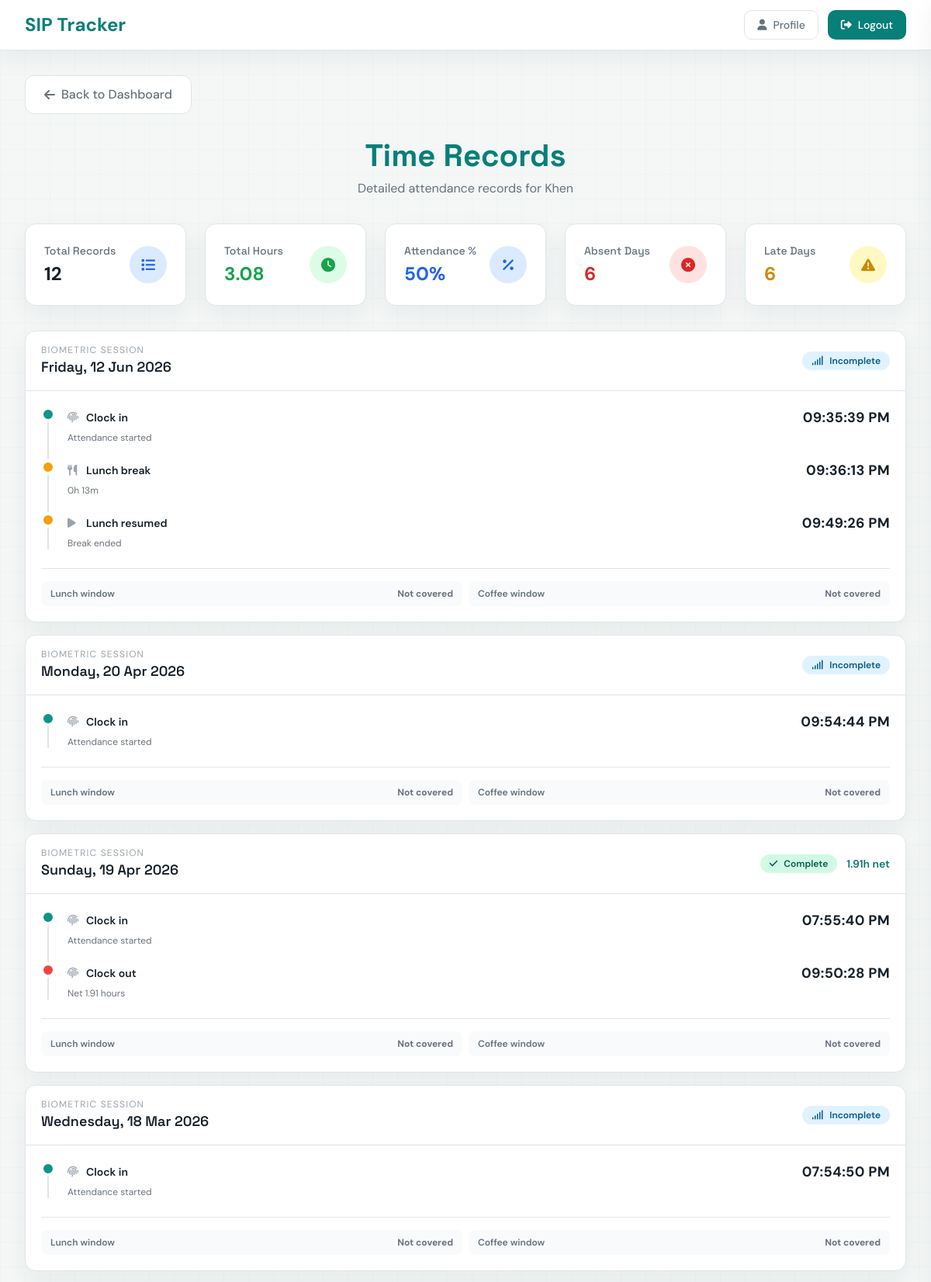
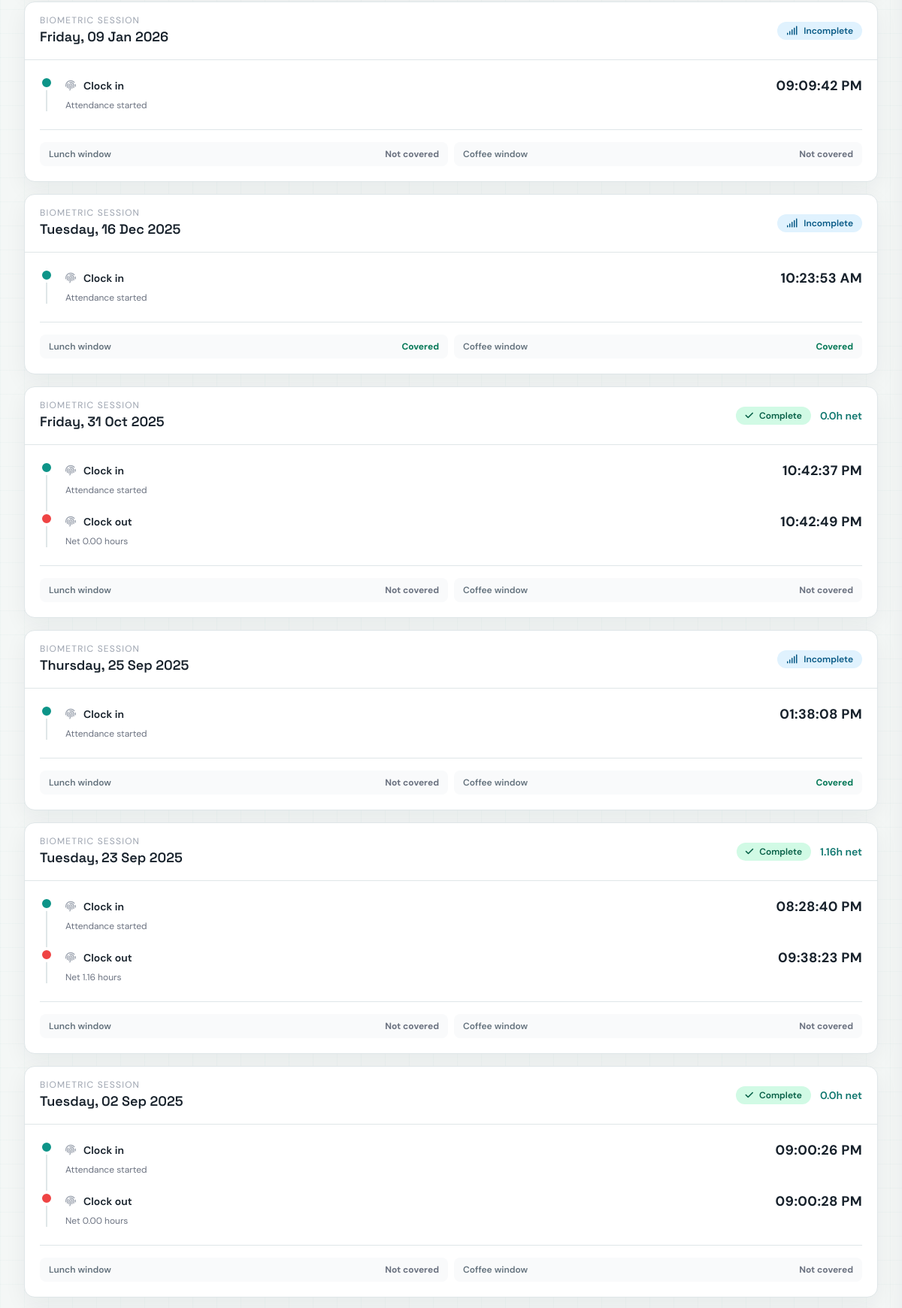
Screenshot of /records (signed in, upper part) with the database file from the repository (2 pictures, top to bottom).
### app.py (models this page shows)
class User(UserMixin, db.Model):
    id = db.Column(db.Integer, primary_key=True)
    username = db.Column(db.String(150), unique=True, nullable=False, index=True)
    password = db.Column(db.String(255), nullable=False)
    role = db.Column(db.String(25), nullable=False, default='student', index=True)
    supervisor_id = db.Column(db.Integer, db.ForeignKey('user.id'), nullable=True, index=True)
    photo = db.Column(db.String(200), nullable=True)

class Attendance(db.Model):
    id = db.Column(db.Integer, primary_key=True)
    user_id = db.Column(db.Integer, db.ForeignKey('user.id'), index=True)
    time_in = db.Column(db.DateTime, index=True)
    time_out = db.Column(db.DateTime)
    lunch_start = db.Column(db.DateTime, nullable=True)
    lunch_end = db.Column(db.DateTime, nullable=True)
    coffee_start = db.Column(db.DateTime, nullable=True)
    coffee_end = db.Column(db.DateTime, nullable=True)

### app.py (the view)
@app.route('/records')
@login_required
def records():
    student_username = request.args.get('student')
    if current_user.role == 'supervisor' and student_username:
        student = User.query.filter_by(username=student_username, role='student', supervisor_id=current_user.id).first()
        if not student:
            flash('Student not found.')
            return redirect(url_for('supervisor_dashboard'))
        target_user = student
    else:
        target_user = current_user
    records = Attendance.query.filter_by(user_id=target_user.id).order_by(Attendance.id.desc()).all()
    total_records = len(records)
    present_records = [rec for rec in records if rec.time_in and rec.time_out]
    today = date.today()
    def record_counts_as_absent(rec):
        if not rec.time_in:
            return True
        if rec.time_out:
            return False
        if rec.time_in.date() >= today:
            return False
        return True
    absent_days = sum(1 for rec in records if record_counts_as_absent(rec))
    late_days = len([rec for rec in present_records if rec.time_in.hour > 9])
    total_hours = sum(net_work_hours(rec) for rec in present_records)
    attendance_percent = int((len(present_records) / total_records) * 100) if total_records else 0
    record_details = {
        rec.id: {
            'status': attendance_status(rec),
            'events': attendance_events(rec),
            'scheduled_breaks': scheduled_breaks(rec),
        }
        for rec in records
    }
    return render_template(
        'records.html',
        records=records,
        student=target_user,
        total_hours=round(total_hours, 2),
        attendance_percent=attendance_percent,
        absent_days=absent_days,
        late_days=late_days,
        today=today,
        record_details=record_details,
    )

### templates/records.html (shortened to what this page needs)
{% extends 'base.html' %} {% block title %}Time Records{% endblock %} {% block
body %}
<div class="min-h-screen py-8">
  <div class="max-w-7xl mx-auto px-4 sm:px-6 lg:px-8">
    <div class="mb-8">
      <a
        href="{{
          url_for('dashboard')
          if student.id == current_user.id
          else url_for('supervisor_dashboard')
        }}"
        class="inline-flex items-center px-6 py-3 border border-gray-300 text-gray-700 bg-white hover:bg-gray-50 rounded-xl font-medium transition-colors duration-200"
      >
        <i class="fas fa-arrow-left mr-2"></i>
        Back to {{ 'Dashboard' if student.id == current_user.id else 'Supervisor
        Dashboard' }}
      </a>
    </div>
    <div class="text-center mb-8">
      <h1
        class="text-4xl font-bold bg-gradient-to-r from-indigo-600 to-purple-600 bg-clip-text text-transparent mb-2"
      >
        Time Records
      </h1>
      <p class="text-gray-600">
        Detailed attendance records for {{ student.username }}
      </p>
    </div>
    <div class="grid grid-cols-1 sm:grid-cols-2 lg:grid-cols-5 gap-6 mb-8">
      <div
        class="bg-white rounded-2xl shadow-lg border border-gray-100 p-6 hover:shadow-xl transition-shadow duration-300"
      >
        <div class="flex items-center justify-between">
          <div>
            <h3 class="text-sm font-medium text-gray-600 mb-1">
              Total Records
            </h3>
            <p class="text-2xl font-bold text-gray-900">{{ records|length }}</p>
          </div>
          <div
            class="w-12 h-12 bg-blue-100 rounded-full flex items-center justify-center"
          >
            <i class="fas fa-list text-blue-600 text-lg"></i>
          </div>
        </div>
      </div>
      <div
        class="bg-white rounded-2xl shadow-lg border border-gray-100 p-6 hover:shadow-xl transition-shadow duration-300"
      >
        <div class="flex items-center justify-between">
          <div>
            <h3 class="text-sm font-medium text-gray-600 mb-1">Total Hours</h3>
            <p class="text-2xl font-bold text-green-600">
              {{ total_hours|default(0)|round(2) }}
            </p>
          </div>
          <div
            class="w-12 h-12 bg-green-100 rounded-full flex items-center justify-center"
          >
            <i class="fas fa-clock text-green-600 text-lg"></i>
          </div>
        </div>
      </div>
      <div
        class="bg-white rounded-2xl shadow-lg border border-gray-100 p-6 hover:shadow-xl transition-shadow duration-300"
      >
        <div class="flex items-center justify-between">
          <div>
            <h3 class="text-sm font-medium text-gray-600 mb-1">Attendance %</h3>
            <p class="text-2xl font-bold text-blue-600">
              {{ attendance_percent }}%
            </p>
          </div>
          <div
            class="w-12 h-12 bg-blue-100 rounded-full flex items-center justify-center"
          >
            <i class="fas fa-percentage text-blue-600 text-lg"></i>
          </div>
        </div>
      </div>
      <div
        class="bg-white rounded-2xl shadow-lg border border-gray-100 p-6 hover:shadow-xl transition-shadow duration-300"
      >
        <div class="flex items-center justify-between">
          <div>
            <h3 class="text-sm font-medium text-gray-600 mb-1">Absent Days</h3>
            <p class="text-2xl font-bold text-red-600">
              {{ absent_days|default(0) }}
            </p>
          </div>
          <div
            class="w-12 h-12 bg-red-100 rounded-full flex items-center justify-center"
          >
            <i class="fas fa-times-circle text-red-600 text-lg"></i>
          </div>
        </div>
      </div>
      <div
        class="bg-white rounded-2xl shadow-lg border border-gray-100 p-6 hover:shadow-xl transition-shadow duration-300"
      >
        <div class="flex items-center justify-between">
          <div>
            <h3 class="text-sm font-medium text-gray-600 mb-1">Late Days</h3>
            <p class="text-2xl font-bold text-yellow-600">
              {{ late_days|default(0) }}
            </p>
          </div>
          <div
            class="w-12 h-12 bg-yellow-100 rounded-full flex items-center justify-center"
          >
            <i class="fas fa-exclamation-triangle text-yellow-600 text-lg"></i>
          </div>
        </div>
      </div>
    </div>
    <section class="space-y-4" aria-label="Biometric attendance timeline">
      {% if records|length == 0 %}
      <div
        class="bg-white rounded-2xl shadow-lg border border-gray-100 p-10 text-center"
      >
        <i class="fas fa-fingerprint text-4xl text-gray-300 mb-4"></i>
        <p class="text-gray-600 text-lg">No biometric events yet</p>
        <p class="text-gray-400 text-sm">
          Clock-in and break scans will appear here.
        </p>
      </div>
      {% else %} {% for rec in records %} {% set detail = record_details[rec.id]
      %} {% set status = detail.status[0] %} {% set tone = detail.status[1] %}
      <article
        class="bg-white rounded-2xl shadow-lg border border-gray-100 overflow-hidden"
      >
        <header
          class="flex flex-col sm:flex-row sm:items-center justify-between gap-3 px-5 py-4 border-b border-gray-100"
        >
          <div>
            <p class="text-xs uppercase tracking-widest text-gray-400">
              Biometric session
            </p>
            <h2 class="text-lg font-semibold text-gray-900">
              {{ rec.time_in.strftime('%A, %d %b %Y') if rec.time_in else
              'Unregistered session' }}
            </h2>
          </div>
          <div class="flex items-center gap-3">
            <span
              class="inline-flex items-center rounded-full px-3 py-1 text-xs font-semibold {% if tone == 'complete' %}bg-emerald-100 text-emerald-800{% elif tone == 'active' %}bg-sky-100 text-sky-800{% elif tone == 'warning' %}bg-amber-100 text-amber-800{% else %}bg-gray-100 text-gray-700{% endif %}"
            >
              <i
                class="fas {% if tone == 'complete' %}fa-check{% elif tone == 'active' %}fa-signal{% elif tone == 'warning' %}fa-triangle-exclamation{% else %}fa-clock{% endif %} mr-2"
              ></i
              >{{ status }}
            </span>
            {% if rec.time_in and rec.time_out %}<span
              class="text-sm font-semibold text-teal-700"
              >{{ rec|net_hours }}h net</span
            >{% endif %}
          </div>
        </header>
        <div class="px-5 py-5">
          {% if detail.events %}
          <ol class="relative ml-2 border-l-2 border-gray-100 space-y-5">
            {% for event in detail.events %}
            <li class="relative pl-6">
              <span
                class="absolute -left-[11px] top-0 flex h-5 w-5 items-center justify-center rounded-full border-4 border-white {% if event.tone == 'teal' %}bg-teal-600{% elif event.tone == 'amber' %}bg-amber-500{% elif event.tone == 'cyan' %}bg-cyan-500{% else %}bg-red-500{% endif %}"
              ></span>
              <div
                class="flex flex-col gap-1 sm:flex-row sm:items-center sm:justify-between"
              >
                <div
                  class="flex items-center gap-2 text-sm font-semibold text-gray-900"
                >
                  <i class="fas {{ event.icon }} w-4 text-gray-400"></i>{{
                  event.label }}
                </div>
                <time
                  class="biometric-time text-base font-bold text-gray-900 sm:text-lg"
                  >{{ event.time.strftime('%I:%M:%S %p') }}</time
                >
              </div>
              <p class="mt-1 text-xs text-gray-500">{{ event.detail }}</p>
            </li>
            {% endfor %}
          </ol>
          {% else %}
          <p class="text-sm text-gray-500">
            No timestamped biometric event was recorded.
          </p>
          {% endif %}
          <div
            class="mt-6 grid grid-cols-1 gap-2 border-t border-gray-100 pt-4 sm:grid-cols-2"
          >
            {% for break in detail.scheduled_breaks %}
            <div
              class="flex items-center justify-between rounded-lg bg-gray-50 px-3 py-2"
            >
              <span class="text-xs font-semibold text-gray-600"
                >{{ break.label }}</span
              >
              <span
                class="text-xs font-bold {% if break.status == 'Covered' %}text-emerald-700{% elif break.status == 'Pending' %}text-sky-700{% else %}text-gray-500{% endif %}"
                >{{ break.status }}</span
              >
            </div>
            {% endfor %}
          </div>
        </div>
      </article>
      {% endfor %} {% endif %}
    </section>
  </div>
</div>
{% endblock %}

### templates/base.html (shortened to what this page needs)
<!doctype html>
<html lang="en">
  <head>
    <script src="https://cdn.tailwindcss.com"></script>
    <link
      rel="stylesheet"
      href="https://cdnjs.cloudflare.com/ajax/libs/font-awesome/6.4.0/css/all.min.css"
    />
  </head>
  <body
    class="bg-gradient-to-br from-blue-50 via-indigo-50 to-purple-50 min-h-screen"
  >
    {% block navbar %}
    <nav
      class="bg-white/80 backdrop-blur-md shadow-lg border-b border-gray-200/50 sticky top-0 z-50"
    >
      <div class="max-w-7xl mx-auto px-4 sm:px-6 lg:px-8">
        <div class="flex justify-between items-center h-16">
          <div class="flex items-center">
            <a
              href="{{ url_for('index') }}"
              class="text-2xl font-bold bg-gradient-to-r from-blue-600 to-purple-600 bg-clip-text text-transparent"
            >
              SIP Tracker
            </a>
          </div>
          <div class="hidden md:block">
            <div class="ml-10 flex items-baseline space-x-4">
              {% if current_user.is_authenticated %}
              <div class="flex items-center space-x-3">
                <button
                  onclick="toggleProfileSidebar()"
                  class="inline-flex items-center px-4 py-2 border border-gray-300 text-sm font-medium rounded-md text-gray-700 bg-white hover:bg-gray-50 focus:outline-none focus:ring-2 focus:ring-offset-2 focus:ring-blue-500 transition-colors"
                >
                  <i class="fas fa-user mr-2"></i>Profile
                </button>
                <form
                  method="post"
                  action="{{ url_for('logout') }}"
                  class="inline"
                >
                  <button
                    type="submit"
                    class="inline-flex items-center px-4 py-2 border border-transparent text-sm font-medium rounded-md text-white bg-red-600 hover:bg-red-700 focus:outline-none focus:ring-2 focus:ring-offset-2 focus:ring-red-500 transition-colors"
                  >
                    <i class="fas fa-sign-out-alt mr-2"></i>Logout
                  </button>
                </form>
              </div>
              {% endif %}
            </div>
          </div>
        </div>
      </div>
    </nav>
    {% endblock %}  {% block body %}{% endblock %}
  </body>
</html>

### rows the page displays
User: username "Khen"
Attendance: time_in "Friday, 12 Jun 2026", status "Incomplete", label "Clock in" "Lunch break" "Lunch resumed", time "09:35:39 PM" "09:36:13 PM" "09:49:26 PM", detail "Attendance started" "0h 13m" "Break ended", label "Lunch window" "Coffee window", status "Not covered" "Not covered"
Attendance: time_in "Monday, 20 Apr 2026", status "Incomplete", label "Clock in", time "09:54:44 PM", detail "Attendance started", label "Lunch window" "Coffee window", status "Not covered" "Not covered"
Attendance: time_in "Sunday, 19 Apr 2026", status "Complete", time_in+time_out+lunch_start "1.91", label "Clock in" "Clock out", time "07:55:40 PM" "09:50:28 PM", detail "Attendance started" "Net 1.91 hours", label "Lunch window" "Coffee window", status "Not covered" "Not covered"
Attendance: time_in "Wednesday, 18 Mar 2026", status "Incomplete", label "Clock in", time "07:54:50 PM", detail "Attendance started", label "Lunch window" "Coffee window", status "Not covered" "Not covered"
Attendance: time_in "Friday, 09 Jan 2026", status "Incomplete", label "Clock in", time "09:09:42 PM", detail "Attendance started", label "Lunch window" "Coffee window", status "Not covered" "Not covered"
Attendance: time_in "Tuesday, 16 Dec 2025", status "Incomplete", label "Clock in", time "10:23:53 AM", detail "Attendance started", label "Lunch window" "Coffee window", status "Covered" "Covered"
Attendance: time_in "Friday, 31 Oct 2025", status "Complete", time_in+time_out+lunch_start "0.0", label "Clock in" "Clock out", time "10:42:37 PM" "10:42:49 PM", detail "Attendance started" "Net 0.00 hours", label "Lunch window" "Coffee window", status "Not covered" "Not covered"
Attendance: time_in "Thursday, 25 Sep 2025", status "Incomplete", label "Clock in", time "01:38:08 PM", detail "Attendance started", label "Lunch window" "Coffee window", status "Not covered" "Covered"
Attendance: time_in "Tuesday, 23 Sep 2025", status "Complete", time_in+time_out+lunch_start "1.16", label "Clock in" "Clock out", time "08:28:40 PM" "09:38:23 PM", detail "Attendance started" "Net 1.16 hours", label "Lunch window" "Coffee window", status "Not covered" "Not covered"
Attendance: time_in "Tuesday, 02 Sep 2025", status "Complete", time_in+time_out+lunch_start "0.0", label "Clock in" "Clock out", time "09:00:26 PM" "09:00:28 PM", detail "Attendance started" "Net 0.00 hours", label "Lunch window" "Coffee window", status "Not covered" "Not covered"

### other values shown
{{ records|length }} "12"
{{ total_hours|default(0)|round(2) }} "3.08"
{{ attendance_percent }} "50"
{{ absent_days|default(0) }} "6"
{{ late_days|default(0) }} "6"
